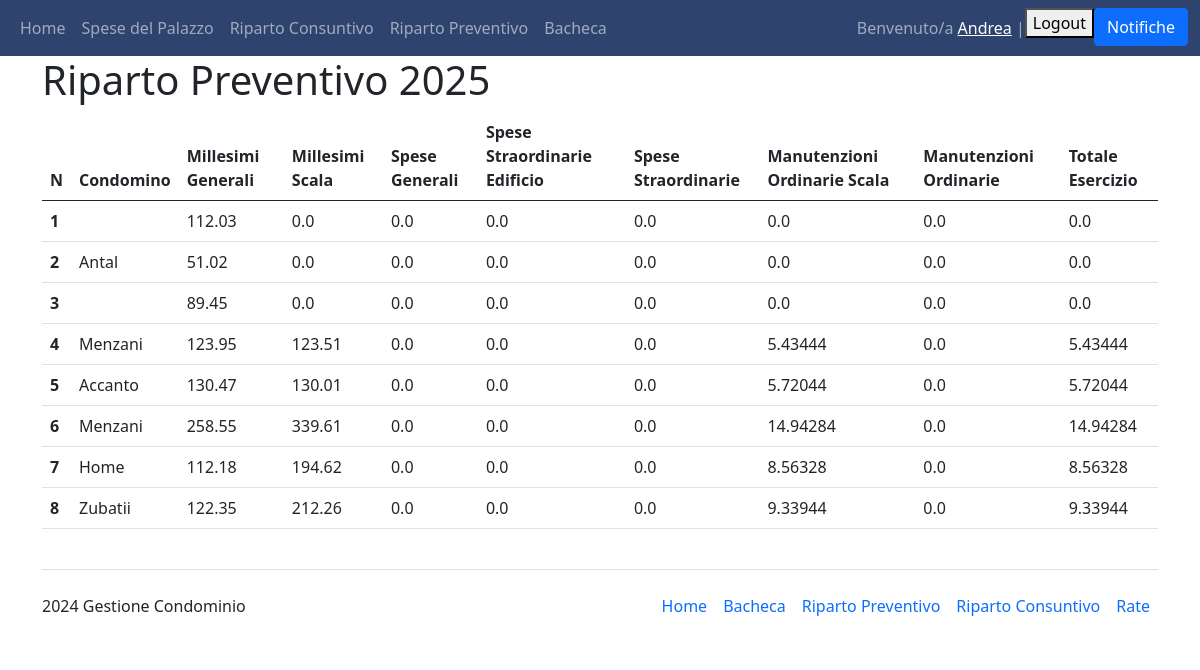
The page /riparto_preventivo/ (signed in) on the database as committed earlier.
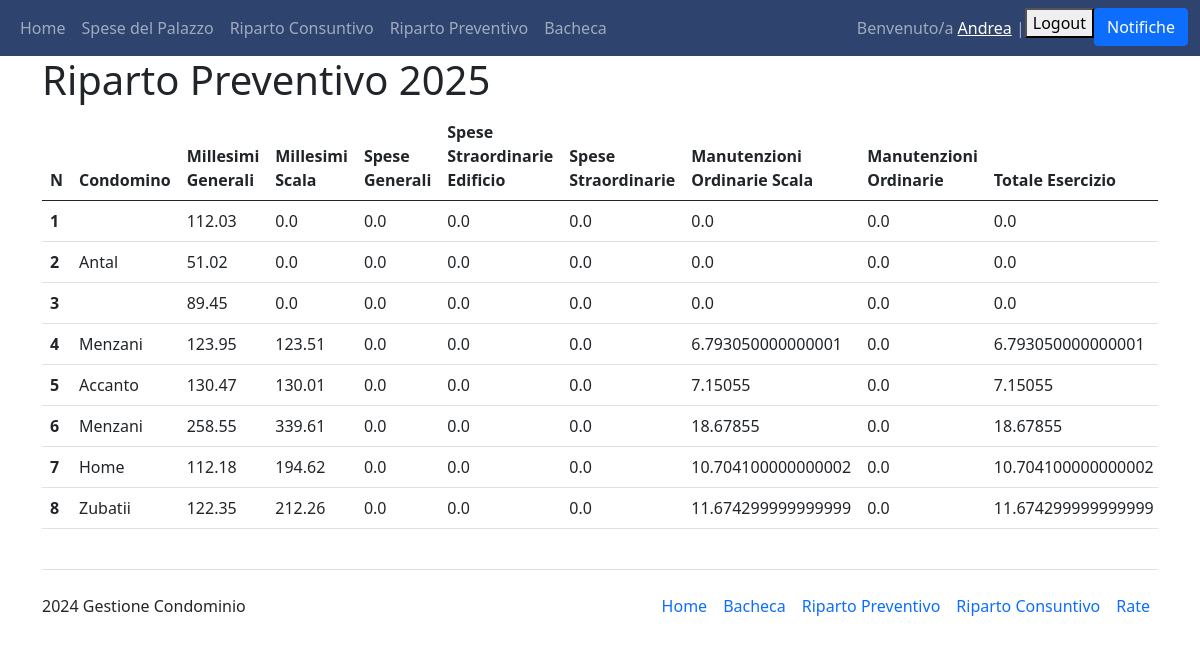
The same page on the database as committed later.
### Condominio/models.py (models this page shows, shortened)
class Interno(models.Model):
    condomino = models.ForeignKey(User, on_delete=models.PROTECT)
    palazzina = models.ForeignKey(Condominio, on_delete=models.PROTECT, default="Salgari")
    numero_interno = models.CharField(verbose_name="Numero Interno", max_length=50, primary_key=True)
    millesimi_generali = models.FloatField(verbose_name="Millesimi generali")
    millesimi_scala = models.FloatField(verbose_name="Millesimi Scala")
    in_affitto = models.BooleanField(verbose_name="In affitto")
    class Meta:
        ordering = ["numero_interno"]
        verbose_name_plural = "Interni"

class Spesa(models.Model):
    class Tipologie(models.TextChoices):
        LUCE_PALAZZINA="Luce Palazzina"
        SCALE_PALAZZINA="Scale Palazzina"
        MANUTENZIONE_ORDINARIA="Manutenzione Ordinaria"
        MANUTENZIONE_ORDINARIA_COMUNE="Manutenzione Ordinaria Comune"
        MANUTENZIONE_ORDINARIA_SCALA="Manutenzione Ordinaria Scala"
        SPESA_GENERALE="Spese Generali"
        SPESA_STRAORDINARIA="Spese Straordinarie"
        SPESA_STRAORDINARIA_EDIFICIO="Spesa Straordinaria Edificio"
        SPESA_STRAORDINARIA_SCALE="Spesa Straordinaria Scale"
        SPESA_STRAORDINARIA_ANTENNE="Spesa Straordinaria Antenne"
        SPESE_DIVERSE="Spese Diverse"
    fornitore=models.ForeignKey(Fornitore, on_delete=models.PROTECT, default=None)
    data=models.DateField("Data")
    tipologia=models.TextField("Tipologia", choices=Tipologie.choices, default=Tipologie.SPESE_DIVERSE, max_length=200)
    descrizione=models.CharField(default=None, max_length=200)
    assegnatario=models.ManyToManyField(Interno)
    importo=models.FloatField("Totale", default=0)
    class Meta:
        verbose_name_plural="Spese"

### Condominio/views.py (the view)
# urls.py: path("riparto_preventivo/", views.RipartoPreventivo, name="riparto_preventivo"),
@login_required(login_url='login')
def RipartoPreventivo(request):
    interni = Interno.objects.all()
    current_date = datetime.now()
    anno_successivo = current_date.year + 1
    ctx = {"interni": interni, "anno_successivo": anno_successivo}
    return render(request, "Condominio_main/riparto_preventivo.html", ctx)

### Condominio/templatetags/custom_tags.py (called while the page is built)
@register.filter(name="get_interno")
def get_interno(value):
    return value.numero_interno

@register.filter(name="get_cognome")
def get_cognome(value):
    condomino=value.condomino
    return condomino.last_name

@register.filter(name="get_millesimi_generali")
def get_millesimi_generali(value):
    return value.millesimi_generali

@register.filter(name="get_millesimi_scala")
def get_millesimi_scala(value):
    return value.millesimi_scala

@register.filter(name="get_spese_straordinarie_edifici")
def get_spese_straordinarie_edifici(value):
    current_date = datetime.datetime.now()
    current_year = current_date.year
    spese_straordinarie_edificio=Spesa.objects.filter(Q(tipologia="Spesa Straordinaria Edificio") & Q(data__year=current_year) & Q(assegnatario=value))
    totale_spese_straordinarie_edificio = 0
    for spesa in spese_straordinarie_edificio:
        totale_spese_straordinarie_edifici += spesa.importo
    return (totale_spese_straordinarie_edificio / 1000) * value.millesimi_generali

@register.filter(name="get_manutenzione_ordinaria_scala")
def get_manutenzione_ordinaria_scala(value):
    current_date = datetime.datetime.now()
    current_year = current_date.year
    spese_ordinarie_scale=Spesa.objects.filter(Q(tipologia="Manutenzione Ordinaria Scala") & Q(data__year=current_year) & Q(assegnatario=value))
    totale_ordinarie_scale = 0
    for spesa in spese_ordinarie_scale:
        totale_ordinarie_scale += spesa.importo
    return (totale_ordinarie_scale / 1000) * value.millesimi_scala

@register.filter(name="get_manutenzione_ordinaria")
def get_manutenzione_ordinaria(value):
    current_date = datetime.datetime.now()
    current_year = current_date.year
    spese_ordinarie=Spesa.objects.filter(Q(tipologia="Manutenzione Ordinaria") & Q(data__year=current_year) & Q(assegnatario=value))
    totale_ordinarie = 0
    for spesa in spese_ordinarie:
        totale_ordinarie += spesa.importo
    return (totale_ordinarie / 1000) * value.millesimi_generali

@register.filter(name="get_generali")
def get_generali(value):
    current_date = datetime.datetime.now()
    current_year = current_date.year
    spese_generali=Spesa.objects.filter(Q(tipologia="Spese Generali") & Q(data__year=current_year) & Q(assegnatario=value))
    totale_generali = 0
    for spesa in spese_generali:
        totale_generali += spesa.importo
    return (totale_generali / 1000) * value.millesimi_generali

### Condominio/templates/Condominio_main/riparto_preventivo.html (shortened to what this page needs)
{% extends 'Condominio_main/base.html' %}
{% block content %}
{% load mathfilters %}
{% load custom_tags %}
<h1> Riparto Preventivo {{anno_successivo}}</h1>
<div style="overflow-x:scroll">
<table class="table">
    <thead>
      <tr>
        <th scope="col">N</th>
        <th scope="col">Condomino</th>
        <th scope="col">Millesimi Generali</th>
        <th scope="col">Millesimi Scala</th>
        <th scope="col">Spese Generali</th>
        <th scope="col">Spese Straordinarie Edificio</th>
        <th scope="col">Spese Straordinarie</th>
        <th scope="col">Manutenzioni Ordinarie Scala</th>
        <th scope="col">Manutenzioni Ordinarie</th>
        <th scope="col">Totale Esercizio</th>
      </tr>
    </thead>
    <tbody>
        {% for interno in interni %} {% comment %} Per ogni condomino io devo mostrare la SOMMA delle spese % millesimi{% endcomment %}
        <tr>
          <th scope="row">{{interno|get_interno}}</th>
          <td scope="row">{{interno|get_cognome}}</td>
          <td scope="row">{{interno|get_millesimi_generali}}</td>
          <td scope="row">{{interno|get_millesimi_scala}}</td>
          <td scope="row">{{interno|generali_previsionali}}</td>
          <td scope="row">{{interno|straordinarie_edifici_previsionali}}</td>
          <td scope="row">{{interno|straordinarie_previsionali}}</td>
          <td scope="row">{{interno|ordinarie_scala_previsionali}}</td>
          <td scope="row">{{interno|ordinarie_previsionali}}</td>
          <td scope="row">{{interno|totale_previsionali}}</td>
        </tr>
        {% endfor %}
    </tbody>
</table>
</div>
{% endblock %}

### Condominio/templates/Condominio_main/base.html (shortened to what this page needs)
<!DOCTYPE html>
<html lang="en">
<head>
    <link href="https://cdn.jsdelivr.net/npm/bootstrap@5.0.2/dist/css/bootstrap.min.css" rel="stylesheet">
    <link rel="stylesheet" href="https://cdn.jsdelivr.net/npm/bootstrap-icons@1.11.3/font/bootstrap-icons.min.css">
</head>
<body>
    <nav class="navbar navbar-expand-lg navbar-dark" style="background-color: #2E446E">
        <div class="container-fluid">
            <div>
                <ul class="navbar-nav">
                    <li class="nav-item">
                        <a class="nav-link" href="/home">Home</a>
                    </li>
                    <li class="nav-item">
                        <a class="nav-link" href="/spesa">Spese del Palazzo</a>
                    </li>
                    <li class="nav-item">
                        <a class="nav-link" href="/riparto_consuntivo">Riparto Consuntivo</a>
                    </li>
                    <li class="nav-item">
                        <a class="nav-link" href="/riparto_preventivo">Riparto Preventivo</a>
                    </li>
                    <li class="nav-item">
                        <a class="nav-link" href="/bacheca">Bacheca</a>
                    </li>
                </ul>
            </div>
            <div>
                <ul class="navbar-nav">
                    {% if user.is_authenticated %}
                    {% if user.is_staff %}
                    <span class="navbar-text">Benvenuto/a {{user.first_name}} | </span>
                    {% else %}
                    <span class="navbar-text">Benvenuto/a <a href="{% url 'profilo' %}">{{user.first_name}}</a> | </span>
                    {% endif %}
                    <li class="nav-item">
                        <form action="{% url 'logout' %}" method="post">
                            <button type="submit">Logout</button>
                        </form>
                    </li>
                    <li class="nav-item">
                        <button class="btn btn-primary" type="button" data-bs-toggle="offcanvas" data-bs-target="#offcanvasRight" aria-controls="offcanvasRight">Notifiche</button>
                    </li>
                    {% else %}
                    <li class="nav-item">
                        <a class="nav-link" href="{% url 'login' %}">Login</a>
                    </li>
                    {% endif %}
                </ul>
            </div>
        </div>
    </nav>
    <div class="container">
        {% block content %}
        {% endblock  %}
    </div>
    {% if user.is_authenticated and not user.is_staff %}
    <div class="container">
        <footer class="d-flex flex-wrap justify-content-between align-items-center py-3 my-4 border-top">
          <p class="col-md-4 mb-0 text-body-secondary"> 2024 Gestione Condominio </p>
          <ul class="nav col-md-8 justify-content-end">
            <li class="nav-item"><a href="{% url 'home' %}" class="nav-link px-2 text-body-secondary">Home</a></li>
            <li class="nav-item"><a href="{% url 'bacheca' %}" class="nav-link px-2 text-body-secondary">Bacheca</a></li>
            <li class="nav-item"><a href="{% url 'riparto_preventivo' %}" class="nav-link px-2 text-body-secondary">Riparto Preventivo</a></li>
            <li class="nav-item"><a href="{% url 'riparto_consuntivo' %}" class="nav-link px-2 text-body-secondary">Riparto Consuntivo</a></li>
            <li class="nav-item"><a href="#" class="nav-link px-2 text-body-secondary">Rate</a></li>
          </ul>
        </footer>
    </div>
    {% endif %}
</body>
</html>

### Condominio/templates/Condominio_main/notifiche.html (shortened to what this page needs)
{% block content %}
    {% load notifications_tags %}
    {% notifications_unread as unread_count %}
{% endblock content %}

Rows that differ between the two databases and show on the page:
changed through a linked row, Interno id 4: numero_interno+millesimi_scala "5.43444" → "6.793050000000001"; numero_interno+millesimi_generali+millesimi_scala "5.43444" → "6.793050000000001"
changed through a linked row, Interno "Accanto": numero_interno+millesimi_scala "5.72044" → "7.15055"; numero_interno+millesimi_generali+millesimi_scala "5.72044" → "7.15055"
changed through a linked row, Interno id 6: numero_interno+millesimi_scala "14.94284" → "18.67855"; numero_interno+millesimi_generali+millesimi_scala "14.94284" → "18.67855"
changed through a linked row, Interno "Home": numero_interno+millesimi_scala "8.56328" → "10.704100000000002"; numero_interno+millesimi_generali+millesimi_scala "8.56328" → "10.704100000000002"
changed through a linked row, Interno "Zubatii": numero_interno+millesimi_scala "9.33944" → "11.674299999999999"; numero_interno+millesimi_generali+millesimi_scala "9.33944" → "11.674299999999999"
